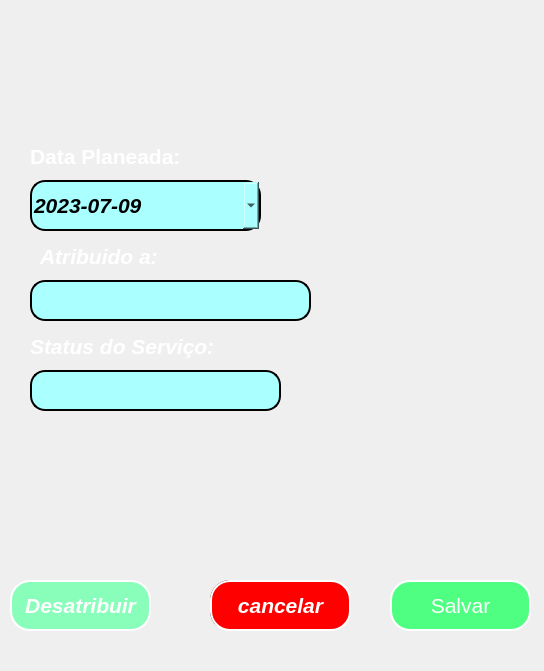
<?xml version="1.0" encoding="UTF-8"?>
<ui version="4.0">
 <class>MainWindow</class>
 <widget class="QMainWindow" name="MainWindow">
  <property name="geometry">
   <rect>
    <x>0</x>
    <y>0</y>
    <width>544</width>
    <height>671</height>
   </rect>
  </property>
  <property name="windowTitle">
   <string>MainWindow</string>
  </property>
  <property name="styleSheet">
   <string notr="true"/>
  </property>
  <widget class="QWidget" name="centralwidget">
   <widget class="QLabel" name="label">
    <property name="geometry">
     <rect>
      <x>30</x>
      <y>140</y>
      <width>221</width>
      <height>32</height>
     </rect>
    </property>
    <property name="font">
     <font>
      <family>Arial</family>
      <pointsize>16</pointsize>
      <weight>75</weight>
      <italic>false</italic>
      <bold>true</bold>
     </font>
    </property>
    <property name="styleSheet">
     <string notr="true">color: rgb(255, 255, 255);</string>
    </property>
    <property name="text">
     <string>Data Planeada:</string>
    </property>
   </widget>
   <widget class="QLineEdit" name="lineEdit_reparada">
    <property name="geometry">
     <rect>
      <x>30</x>
      <y>190</y>
      <width>221</width>
      <height>38</height>
     </rect>
    </property>
    <property name="font">
     <font>
      <family>Arial</family>
      <pointsize>16</pointsize>
      <italic>false</italic>
     </font>
    </property>
    <property name="styleSheet">
     <string notr="true">border-radius:15px;
border-style:outset;
border-width:2px;
background-color:rgb(170,255,255)
</string>
    </property>
    <property name="text">
     <string/>
    </property>
   </widget>
   <widget class="QLineEdit" name="lineEdit_atribuido">
    <property name="geometry">
     <rect>
      <x>30</x>
      <y>280</y>
      <width>281</width>
      <height>41</height>
     </rect>
    </property>
    <property name="font">
     <font>
      <family>Arial</family>
      <pointsize>16</pointsize>
      <italic>true</italic>
     </font>
    </property>
    <property name="styleSheet">
     <string notr="true">border-radius:15px;
border-style:outset;
border-width:2px;
background-color:rgb(170,255,255)</string>
    </property>
    <property name="text">
     <string/>
    </property>
   </widget>
   <widget class="QLabel" name="label_3">
    <property name="geometry">
     <rect>
      <x>40</x>
      <y>240</y>
      <width>149</width>
      <height>32</height>
     </rect>
    </property>
    <property name="font">
     <font>
      <family>Arial</family>
      <pointsize>16</pointsize>
      <weight>75</weight>
      <italic>true</italic>
      <bold>true</bold>
     </font>
    </property>
    <property name="styleSheet">
     <string notr="true">color: rgb(255, 255, 255);</string>
    </property>
    <property name="text">
     <string>Atribuido a:</string>
    </property>
   </widget>
   <widget class="QPushButton" name="pushButton">
    <property name="geometry">
     <rect>
      <x>390</x>
      <y>580</y>
      <width>141</width>
      <height>51</height>
     </rect>
    </property>
    <property name="font">
     <font>
      <family>Arial</family>
      <pointsize>16</pointsize>
     </font>
    </property>
    <property name="cursor">
     <cursorShape>PointingHandCursor</cursorShape>
    </property>
    <property name="layoutDirection">
     <enum>Qt::LeftToRight</enum>
    </property>
    <property name="styleSheet">
     <string notr="true"> border-radius: 20px;
  border-style: outset;
  border-width: 2px;
  background-color: rgb(79, 255, 129);
color: rgb(255, 255, 255);</string>
    </property>
    <property name="text">
     <string>Salvar</string>
    </property>
    <property name="autoDefault">
     <bool>false</bool>
    </property>
   </widget>
   <widget class="QPushButton" name="pushButton_voltar">
    <property name="geometry">
     <rect>
      <x>210</x>
      <y>580</y>
      <width>121</width>
      <height>51</height>
     </rect>
    </property>
    <property name="font">
     <font>
      <family>Arial</family>
      <pointsize>16</pointsize>
      <weight>75</weight>
      <italic>true</italic>
      <bold>true</bold>
     </font>
    </property>
    <property name="cursor">
     <cursorShape>PointingHandCursor</cursorShape>
    </property>
    <property name="styleSheet">
     <string notr="true"> border-radius: 20px;
  border-style: outset;
  border-width: 2px;
background-color: rgb(255, 0, 0);</string>
    </property>
    <property name="text">
     <string>Voltar</string>
    </property>
   </widget>
   <widget class="QPushButton" name="pushButton_3">
    <property name="geometry">
     <rect>
      <x>10</x>
      <y>580</y>
      <width>141</width>
      <height>51</height>
     </rect>
    </property>
    <property name="font">
     <font>
      <family>Arial</family>
      <pointsize>16</pointsize>
      <weight>75</weight>
      <italic>true</italic>
      <bold>true</bold>
     </font>
    </property>
    <property name="styleSheet">
     <string notr="true"> border-radius: 20px;
background-color: rgb(137, 253, 186);
  border-style: outset;
  border-width: 2px;
color: rgb(255, 255, 255);</string>
    </property>
    <property name="text">
     <string>Desatribuir</string>
    </property>
   </widget>
   <widget class="QLabel" name="label_4">
    <property name="geometry">
     <rect>
      <x>30</x>
      <y>330</y>
      <width>261</width>
      <height>32</height>
     </rect>
    </property>
    <property name="font">
     <font>
      <family>Arial</family>
      <pointsize>16</pointsize>
      <weight>75</weight>
      <italic>true</italic>
      <bold>true</bold>
     </font>
    </property>
    <property name="styleSheet">
     <string notr="true">color: rgb(255, 255, 255);</string>
    </property>
    <property name="text">
     <string>Status do Serviço:</string>
    </property>
   </widget>
   <widget class="QLineEdit" name="lineEdit_2">
    <property name="enabled">
     <bool>false</bool>
    </property>
    <property name="geometry">
     <rect>
      <x>30</x>
      <y>370</y>
      <width>251</width>
      <height>41</height>
     </rect>
    </property>
    <property name="font">
     <font>
      <family>Arial</family>
      <pointsize>16</pointsize>
      <italic>false</italic>
     </font>
    </property>
    <property name="styleSheet">
     <string notr="true">border-radius:15px;
border-style:outset;
border-width:2px;
background-color:rgb(170,255,255)
</string>
    </property>
    <property name="text">
     <string/>
    </property>
   </widget>
   <widget class="QDateEdit" name="dateEdit">
    <property name="geometry">
     <rect>
      <x>30</x>
      <y>180</y>
      <width>231</width>
      <height>51</height>
     </rect>
    </property>
    <property name="font">
     <font>
      <family>Arial</family>
      <pointsize>16</pointsize>
      <weight>75</weight>
      <italic>true</italic>
      <bold>true</bold>
     </font>
    </property>
    <property name="cursor">
     <cursorShape>ArrowCursor</cursorShape>
    </property>
    <property name="layoutDirection">
     <enum>Qt::LeftToRight</enum>
    </property>
    <property name="styleSheet">
     <string notr="true">border-radius:15px;
border-style:outset;
border-width:2px;
background-color:rgb(170,255,255);
color: rgb(0, 0, 0);</string>
    </property>
    <property name="frame">
     <bool>true</bool>
    </property>
    <property name="dateTime">
     <datetime>
      <hour>0</hour>
      <minute>0</minute>
      <second>0</second>
      <year>2023</year>
      <month>7</month>
      <day>9</day>
     </datetime>
    </property>
    <property name="displayFormat">
     <string>yyyy-MM-dd</string>
    </property>
    <property name="calendarPopup">
     <bool>true</bool>
    </property>
   </widget>
   <widget class="QPushButton" name="pushButton_voltar_2">
    <property name="geometry">
     <rect>
      <x>210</x>
      <y>580</y>
      <width>141</width>
      <height>51</height>
     </rect>
    </property>
    <property name="font">
     <font>
      <family>Arial</family>
      <pointsize>16</pointsize>
      <weight>75</weight>
      <italic>true</italic>
      <bold>true</bold>
     </font>
    </property>
    <property name="cursor">
     <cursorShape>PointingHandCursor</cursorShape>
    </property>
    <property name="styleSheet">
     <string notr="true"> border-radius: 20px;
  border-style: outset;
  border-width: 2px;
background-color: rgb(255, 0, 0);
color: rgb(255, 255, 255);</string>
    </property>
    <property name="text">
     <string>cancelar</string>
    </property>
   </widget>
   <widget class="QLabel" name="label_2">
    <property name="geometry">
     <rect>
      <x>0</x>
      <y>0</y>
      <width>541</width>
      <height>671</height>
     </rect>
    </property>
    <property name="styleSheet">
     <string notr="true"> border-radius: 20px;
border-image: url(:/segundatela/logo.png);</string>
    </property>
    <property name="text">
     <string/>
    </property>
   </widget>
   <zorder>label_2</zorder>
   <zorder>label</zorder>
   <zorder>lineEdit_reparada</zorder>
   <zorder>lineEdit_atribuido</zorder>
   <zorder>label_3</zorder>
   <zorder>pushButton</zorder>
   <zorder>pushButton_voltar</zorder>
   <zorder>pushButton_3</zorder>
   <zorder>label_4</zorder>
   <zorder>lineEdit_2</zorder>
   <zorder>dateEdit</zorder>
   <zorder>pushButton_voltar_2</zorder>
  </widget>
 </widget>
 <tabstops>
  <tabstop>lineEdit_reparada</tabstop>
  <tabstop>lineEdit_atribuido</tabstop>
  <tabstop>pushButton</tabstop>
  <tabstop>pushButton_voltar</tabstop>
 </tabstops>
 <resources>
  <include location="segundatela.qrc"/>
 </resources>
 <connections/>
</ui>
